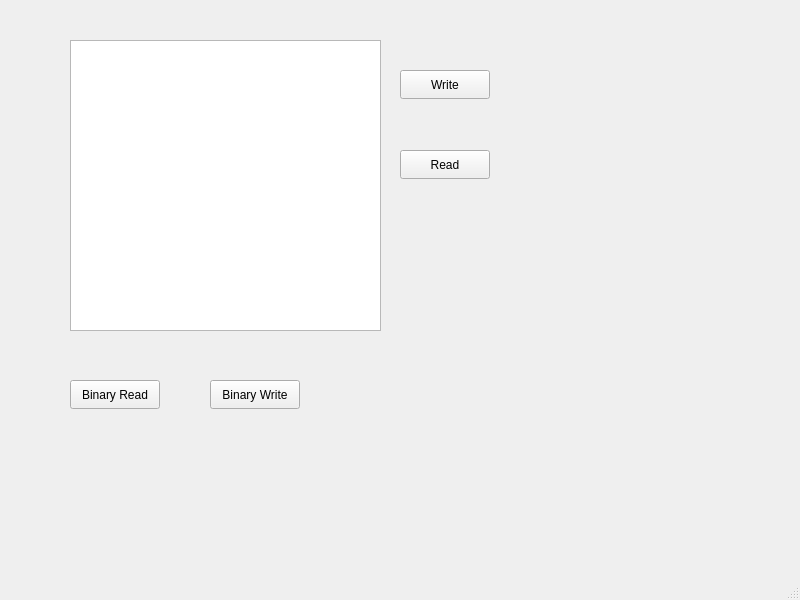
<?xml version="1.0" encoding="UTF-8"?>
<ui version="4.0">
 <class>MainWindow</class>
 <widget class="QMainWindow" name="MainWindow">
  <property name="geometry">
   <rect>
    <x>0</x>
    <y>0</y>
    <width>800</width>
    <height>600</height>
   </rect>
  </property>
  <property name="windowTitle">
   <string>MainWindow</string>
  </property>
  <widget class="QWidget" name="centralwidget">
   <widget class="QTextEdit" name="Data_edit">
    <property name="geometry">
     <rect>
      <x>70</x>
      <y>40</y>
      <width>311</width>
      <height>291</height>
     </rect>
    </property>
   </widget>
   <widget class="QPushButton" name="pushButton">
    <property name="geometry">
     <rect>
      <x>400</x>
      <y>70</y>
      <width>90</width>
      <height>29</height>
     </rect>
    </property>
    <property name="text">
     <string>Write</string>
    </property>
   </widget>
   <widget class="QPushButton" name="pushButton_2">
    <property name="geometry">
     <rect>
      <x>400</x>
      <y>150</y>
      <width>90</width>
      <height>29</height>
     </rect>
    </property>
    <property name="text">
     <string>Read</string>
    </property>
   </widget>
   <widget class="QPushButton" name="pushButton_3">
    <property name="geometry">
     <rect>
      <x>70</x>
      <y>380</y>
      <width>90</width>
      <height>29</height>
     </rect>
    </property>
    <property name="text">
     <string>Binary Read</string>
    </property>
   </widget>
   <widget class="QPushButton" name="pushButton_4">
    <property name="geometry">
     <rect>
      <x>210</x>
      <y>380</y>
      <width>90</width>
      <height>29</height>
     </rect>
    </property>
    <property name="text">
     <string>Binary Write</string>
    </property>
   </widget>
  </widget>
  <widget class="QMenuBar" name="menubar">
   <property name="geometry">
    <rect>
     <x>0</x>
     <y>0</y>
     <width>800</width>
     <height>25</height>
    </rect>
   </property>
  </widget>
  <widget class="QStatusBar" name="statusbar"/>
 </widget>
 <resources/>
 <connections/>
</ui>
